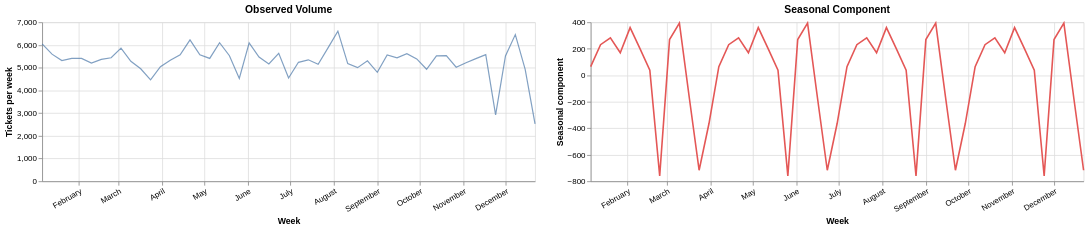

Notebook code for this chart:
### Markdown cell above
### A5.3 — Seasonal Decomposition

### Code cell
from statsmodels.tsa.seasonal import seasonal_decompose

# Global decomposition
weekly_ts = weekly_global.set_index("week")["ticket_count"]

decomp = seasonal_decompose(weekly_ts, model="additive", period=13, extrapolate_trend="freq")

decomp_df = pd.DataFrame({
    "week":     weekly_ts.index,
    "observed": weekly_ts.values,
    "trend":    decomp.trend,
    "seasonal": decomp.seasonal,
    "resid":    decomp.resid,
})

seasonal_strength = decomp_df["seasonal"].std() / decomp_df["observed"].std()
resid_strength    = decomp_df["resid"].std()    / decomp_df["observed"].std()

print(f"Seasonal strength (std ratio): {seasonal_strength:.3f}")
print(f"Residual strength (std ratio): {resid_strength:.3f}")

# Chart: observed + seasonal overlay
base = alt.Chart(decomp_df).encode(
    x=alt.X("week:T", title="Week", axis=alt.Axis(labelAngle=-30, tickCount=12))
)
obs_line = base.mark_line(color="#4c78a8", strokeWidth=1.5, opacity=0.7).encode(
    y=alt.Y("observed:Q", title="Tickets per week")
)
sea_line = base.mark_line(color="#E45756", strokeWidth=2).encode(
    y=alt.Y("seasonal:Q", title="Seasonal component")
)
obs_line.properties(width=620, height=200, title="Observed Volume") | \
sea_line.properties(width=620, height=200, title="Seasonal Component")

### Figure 1 — Vega-Lite specification as saved in the notebook (floating-point values rounded to 4 significant figures)
{"config": {"view": {"continuousWidth": 300, "continuousHeight": 300}}, "hconcat": [{"mark": {"type": "line", "color": "#4c78a8", "opacity": 0.7, "strokeWidth": 1.5}, "encoding": {"x": {"axis": {"labelAngle": -30, "tickCount": 12}, "field": "week", "title": "Week", "type": "temporal"}, "y": {"field": "observed", "title": "Tickets per week", "type": "quantitative"}}, "height": 200, "title": "Observed Volume", "width": 620}, {"mark": {"type": "line", "color": "#E45756", "strokeWidth": 2}, "encoding": {"x": {"axis": {"labelAngle": -30, "tickCount": 12}, "field": "week", "title": "Week", "type": "temporal"}, "y": {"field": "seasonal", "title": "Seasonal component", "type": "quantitative"}}, "height": 200, "title": "Seasonal Component", "width": 620}], "data": {"name": "data-4f4449ffb4d258a11c5369b6f43b7885"}, "$schema": "https://vega.github.io/schema/vega-lite/v5.20.1.json", "datasets": {"data-4f4449ffb4d258a11c5369b6f43b7885": [{"week": "2025-01-06T00:00:00", "observed": 6047, "trend": 5217.0, "seasonal": 65.05, "resid": 764.8}, {"week": "2025-01-13T00:00:00", "observed": 5597, "trend": 5231.0, "seasonal": 230.6, "resid": 135.6}, {"week": "2025-01-20T00:00:00", "observed": 5313, "trend": 5244.0, "seasonal": 281.7, "resid": -213.2}, {"week": "2025-01-27T00:00:00", "observed": 5409, "trend": 5258.0, "seasonal": 169.6, "resid": -18.74}, {"week": "2025-02-03T00:00:00", "observed": 5410, "trend": 5272.0, "seasonal": 359.5, "resid": -221.3}, {"week": "2025-02-10T00:00:00", "observed": 5200, "trend": 5285.0, "seasonal": 201.4, "resid": -286.8}, {"week": "2025-02-17T00:00:00", "observed": 5367, "trend": 5337.0, "seasonal": 38.01, "resid": -8.241}, {"week": "2025-02-24T00:00:00", "observed": 5437, "trend": 5282.0, "seasonal": -759.1, "resid": 914.2}, {"week": "2025-03-03T00:00:00", "observed": 5861, "trend": 5279.0, "seasonal": 269.1, "resid": 312.4}, {"week": "2025-03-10T00:00:00", "observed": 5279, "trend": 5350.0, "seasonal": 393.1, "resid": -463.7}, {"week": "2025-03-17T00:00:00", "observed": 4953, "trend": 5362.0, "seasonal": -167.8, "resid": -241.2}, {"week": "2025-03-24T00:00:00", "observed": 4467, "trend": 5362.0, "seasonal": -716.9, "resid": -177.9}, {"week": "2025-03-31T00:00:00", "observed": 5044, "trend": 5431.0, "seasonal": -364.3, "resid": -22.83}, {"week": "2025-04-07T00:00:00", "observed": 5328, "trend": 5444.0, "seasonal": 65.05, "resid": -180.6}, {"week": "2025-04-14T00:00:00", "observed": 5565, "trend": 5373.0, "seasonal": 230.6, "resid": -38.95}, {"week": "2025-04-21T00:00:00", "observed": 6224, "trend": 5391.0, "seasonal": 281.7, "resid": 551.1}, {"week": "2025-04-28T00:00:00", "observed": 5571, "trend": 5406.0, "seasonal": 169.6, "resid": -4.492}, {"week": "2025-05-05T00:00:00", "observed": 5408, "trend": 5422.0, "seasonal": 359.5, "resid": -373.6}, {"week": "2025-05-12T00:00:00", "observed": 6101, "trend": 5512.0, "seasonal": 201.4, "resid": 388.0}, {"week": "2025-05-19T00:00:00", "observed": 5528, "trend": 5473.0, "seasonal": 38.01, "resid": 16.68}, {"week": "2025-05-26T00:00:00", "observed": 4525, "trend": 5466.0, "seasonal": -759.1, "resid": -182.2}, {"week": "2025-06-02T00:00:00", "observed": 6093, "trend": 5449.0, "seasonal": 269.1, "resid": 374.4}, {"week": "2025-06-09T00:00:00", "observed": 5469, "trend": 5367.0, "seasonal": 393.1, "resid": -291.1}, {"week": "2025-06-16T00:00:00", "observed": 5164, "trend": 5390.0, "seasonal": -167.8, "resid": -58.31}, {"week": "2025-06-23T00:00:00", "observed": 5631, "trend": 5482.0, "seasonal": -716.9, "resid": 865.6}, {"week": "2025-06-30T00:00:00", "observed": 4546, "trend": 5411.0, "seasonal": -364.3, "resid": -500.9}, {"week": "2025-07-07T00:00:00", "observed": 5237, "trend": 5371.0, "seasonal": 65.05, "resid": -198.9}, {"week": "2025-07-14T00:00:00", "observed": 5346, "trend": 5431.0, "seasonal": 230.6, "resid": -315.1}, {"week": "2025-07-21T00:00:00", "observed": 5152, "trend": 5331.0, "seasonal": 281.7, "resid": -460.5}, {"week": "2025-07-28T00:00:00", "observed": 5871, "trend": 5338.0, "seasonal": 169.6, "resid": 363.7}, {"week": "2025-08-04T00:00:00", "observed": 6607, "trend": 5358.0, "seasonal": 359.5, "resid": 889.3}, {"week": "2025-08-11T00:00:00", "observed": 5177, "trend": 5357.0, "seasonal": 201.4, "resid": -381.4}, {"week": "2025-08-18T00:00:00", "observed": 5003, "trend": 5422.0, "seasonal": 38.01, "resid": -456.6}, {"week": "2025-08-25T00:00:00", "observed": 5301, "trend": 5398.0, "seasonal": -759.1, "resid": 662.0}, {"week": "2025-09-01T00:00:00", "observed": 4796, "trend": 5411.0, "seasonal": 269.1, "resid": -884.3}, {"week": "2025-09-08T00:00:00", "observed": 5559, "trend": 5440.0, "seasonal": 393.1, "resid": -274.3}, {"week": "2025-09-15T00:00:00", "observed": 5430, "trend": 5375.0, "seasonal": -167.8, "resid": 222.9}, {"week": "2025-09-22T00:00:00", "observed": 5616, "trend": 5268.0, "seasonal": -716.9, "resid": 1065.0}, {"week": "2025-09-29T00:00:00", "observed": 5386, "trend": 5285.0, "seasonal": -364.3, "resid": 465.2}, {"week": "2025-10-06T00:00:00", "observed": 4931, "trend": 5329.0, "seasonal": 65.05, "resid": -463.3}, {"week": "2025-10-13T00:00:00", "observed": 5517, "trend": 5146.0, "seasonal": 230.6, "resid": 140.4}, {"week": "2025-10-20T00:00:00", "observed": 5528, "trend": 5202.0, "seasonal": 281.7, "resid": 44.6}, {"week": "2025-10-27T00:00:00", "observed": 5022, "trend": 5271.0, "seasonal": 169.6, "resid": -418.4}, {"week": "2025-11-03T00:00:00", "observed": 5219, "trend": 5232.0, "seasonal": 359.5, "resid": -372.4}, {"week": "2025-11-10T00:00:00", "observed": 5398, "trend": 4994.0, "seasonal": 201.4, "resid": 202.2}, {"week": "2025-11-17T00:00:00", "observed": 5577, "trend": 5169.0, "seasonal": 38.01, "resid": 370.2}, {"week": "2025-11-24T00:00:00", "observed": 2919, "trend": 5150.0, "seasonal": -759.1, "resid": -1472.0}, {"week": "2025-12-01T00:00:00", "observed": 5520, "trend": 5131.0, "seasonal": 269.1, "resid": 119.5}, {"week": "2025-12-08T00:00:00", "observed": 6457, "trend": 5113.0, "seasonal": 393.1, "resid": 951.1}, {"week": "2025-12-15T00:00:00", "observed": 4925, "trend": 5094.0, "seasonal": -167.8, "resid": -1.352}, {"week": "2025-12-22T00:00:00", "observed": 2528, "trend": 5075.0, "seasonal": -716.9, "resid": -1831.0}]}}
